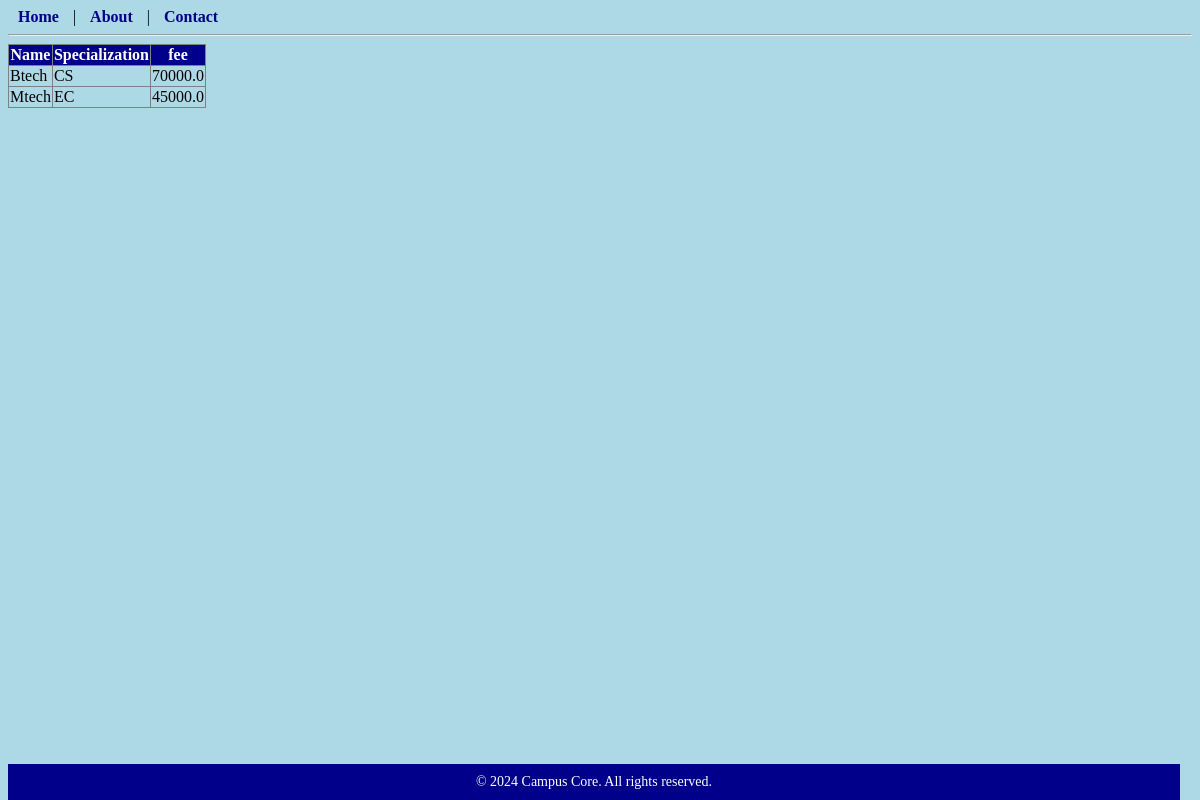
/courses/details, run on the app's committed database.
### courses/models.py (models this page shows)
class Course(models.Model):
    name=models.CharField(max_length=40)
    specialization=models.CharField(max_length=60)
    fee=models.FloatField()
    accreditation=models.BooleanField(default=False)

### courses/views.py (the view)
# urls.py: path('details',views.course_details),
def course_details(request):
    details=Course.objects.all()
    return render(request,'courses/course_details.html',{'details':details})

### templates/courses/course_details.html
{% extends 'base.html' %}
{% block content %}
<table border="1">
    <tr><th>Name</th><th>Specialization</th><th>fee</th></tr>
    {% for record in details %}
    <tr><td>{{record.name}}</td><td>{{record.specialization}}</td><td>{{record.fee}}</td></tr>
    {% endfor %}
</table>
{% endblock %}

### static/styles/base.css (style rules this page uses)
body { background-color: lightblue }
table { border-collapse: collapse; }
table th { background-color: darkblue; color:white; }

### data on the page
Course: name "Btech", specialization "CS", fee "70000.0"
Course: name "Mtech", specialization "EC", fee "45000.0"
